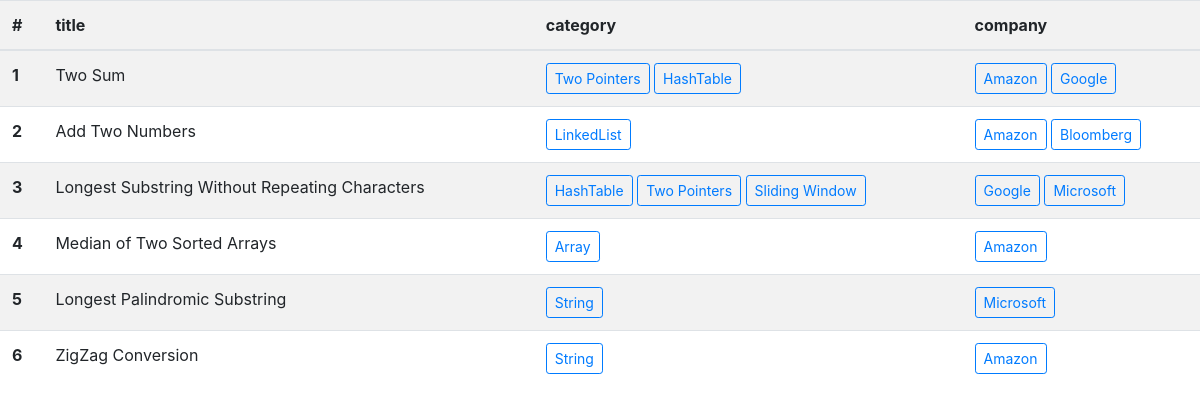
Page /mainApp/ on the committed database.
### mainApp/models.py (models this page shows, shortened)
class Problem(models.Model):
    num = models.IntegerField(default=0)
    title = models.CharField(max_length=200)

class CategoryTag(models.Model):
    num_id = models.ForeignKey(Problem, on_delete=models.CASCADE)
    category_text = models.CharField(max_length=200)

class CompanyTag(models.Model):
    num_id = models.ForeignKey(Problem, on_delete=models.CASCADE)
    company_text = models.CharField(max_length=200)

### mainApp/views.py (the view)
# urls.py: path('', views.index, name='index'),
def index(request):
    problem_list = Problem.objects.order_by('num')
    context = {
        'problem_lists': problem_list,
    }
    return render(request, 'mainApp/index.html', context)

### mainApp/templates/mainApp/index.html (shortened to what this page needs)
{% extends "mainApp/base.html" %}
{% block main_content %}
    <table class="table table-striped">
        <thread>
          <tr>
            <th scope="col">#</th>
            <th scope="col">title</th>
            <th scope="col">category</th>
            <th scope="col">company</th>
          </tr>
        </thread>
        <tbody>
            {% if problem_lists %}
                {% for problem in problem_lists %}
                <tr>
                    <th scope="row">{{problem.num}}</th>
                    <td>{{problem.title}}</td>
                    <td>
                    {% for category in problem.categorytag_set.all%}
                        <button type="button" class="btn btn-outline-primary btn-sm">{{category.category_text}}</button>
                    {% endfor %}
                    </td>
                    <td>
                    {% for company in problem.companytag_set.all%}
                        <button type="button" class="btn btn-outline-primary btn-sm">{{company.company_text}}</button>                    {% endfor %}
                    </td>
                </tr>
                {% endfor %}
            {% else %}
                <p>No problems available.</p>
            {% endif %}
        </tbody>
    </table>
{% endblock %}

### mainApp/templates/mainApp/base.html (shortened to what this page needs)
{% load static %}
<!DOCTYPE html>
<html>
    <head>
        <link rel="stylesheet" href="{% static '/css/bootstrap.min.css' %}">
    </head>
    <body>
        {% block main_content %}
        {% endblock %}
    </body>
</html>

### rows in the picture
Problem: num "1", title "Two Sum"
CategoryTag: category_text "Two Pointers"
CategoryTag: category_text "HashTable"
CompanyTag: company_text "Amazon"
CompanyTag: company_text "Google"
Problem: num "2", title "Add Two Numbers"
CategoryTag: category_text "LinkedList"
CompanyTag: company_text "Amazon"
CompanyTag: company_text "Bloomberg"
Problem: num "3", title "Longest Substring Without Repeating Characters"
CategoryTag: category_text "HashTable"
CategoryTag: category_text "Two Pointers"
CategoryTag: category_text "Sliding Window"
CompanyTag: company_text "Google"
CompanyTag: company_text "Microsoft"
Problem: num "4", title "Median of Two Sorted Arrays"
CategoryTag: category_text "Array"
CompanyTag: company_text "Amazon"
Problem: num "5", title "Longest Palindromic Substring"
CategoryTag: category_text "String"
CompanyTag: company_text "Microsoft"
Problem: num "6", title "ZigZag Conversion"
CategoryTag: category_text "String"
CompanyTag: company_text "Amazon"
